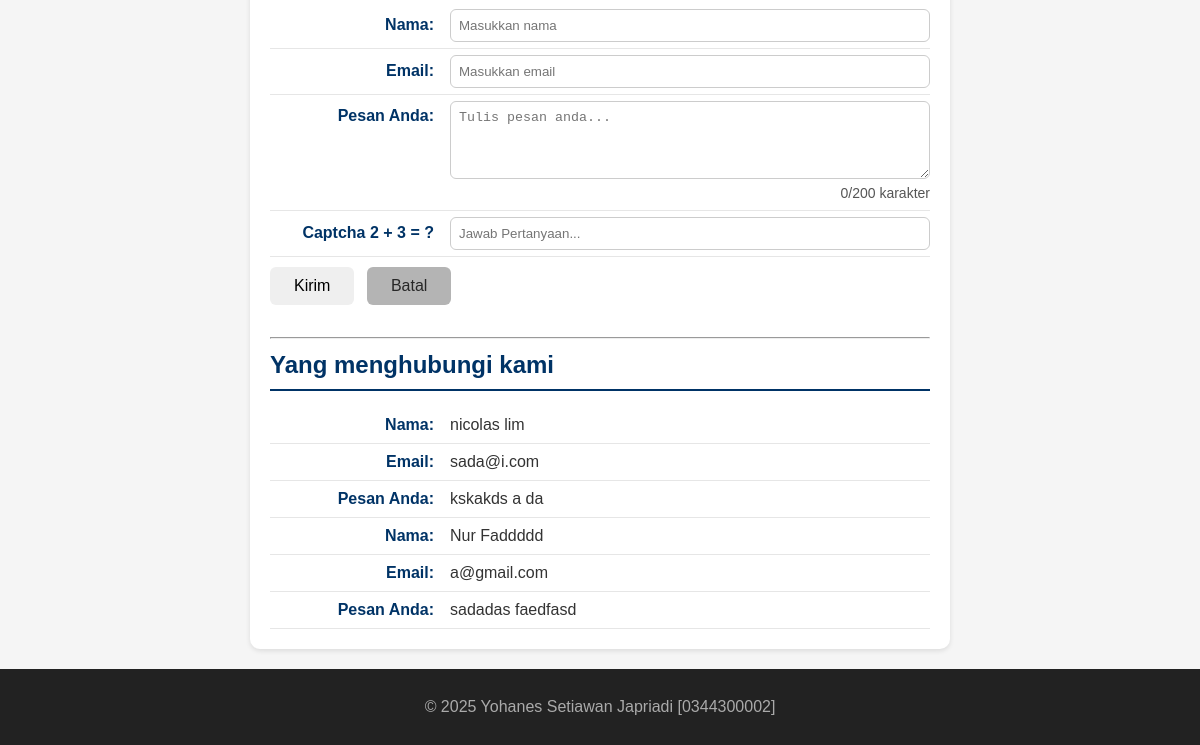
Before: / (lower part) with the older database file.
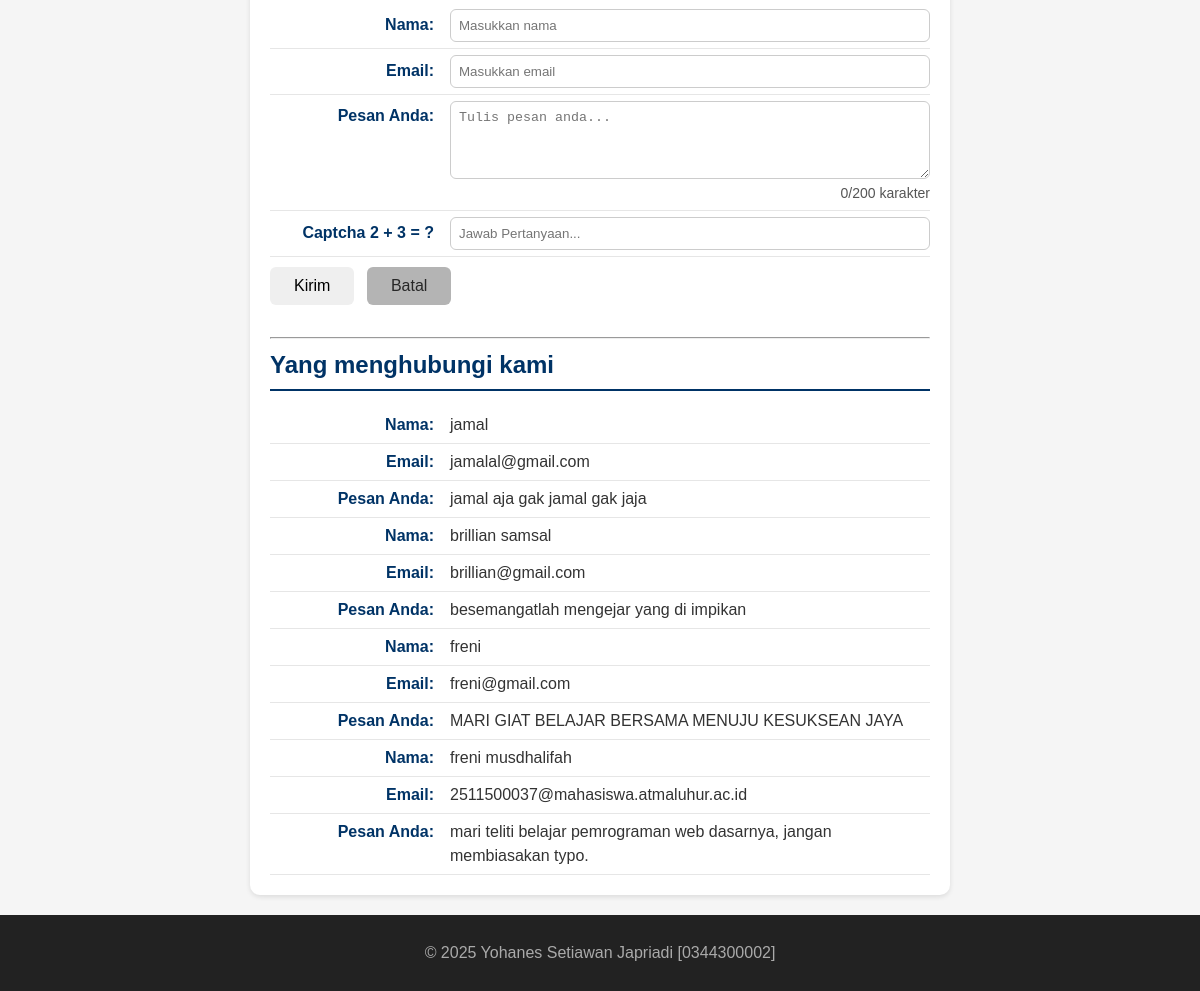
After: the same page with the newer database file.
### tables this page shows
CREATE TABLE `tbl_tamu` (
  `cid` int(11) NOT NULL,
  `cnama` varchar(100) DEFAULT NULL,
  `cemail` varchar(100) DEFAULT NULL,
  `cpesan` text,
  `dcreated_at` datetime NOT NULL DEFAULT CURRENT_TIMESTAMP
);

### fungsi.php (the view, shortened to what this page needs)
<?php
function bersihkan($str)
{
  return htmlspecialchars(trim($str));
}
function tampilkanBiodata($conf, $arr)
{
  $html = "";
  foreach ($conf as $k => $v) {
    $label = $v["label"];
    $nilai = bersihkan($arr[$k] ?? '');
    $suffix = $v["suffix"];
    $html .= "<p><strong>{$label}</strong> {$nilai}{$suffix}</p>";
  }
  return $html;
}

### index.php (shortened to what this page needs)
<?php
require_once __DIR__ . '/fungsi.php';
?>
<!DOCTYPE html>
<html lang="en">
<head>
  <link rel="stylesheet" href="style.css">
</head>
<body>
  <main>
    <?php
    $biodata = $_SESSION["biodata"] ?? [];
    $fieldConfig = [
      "kodepen" => ["label" => "Kode Pengunjung:", "suffix" => ""],
      "nama" => ["label" => "Nama Pengunjung:", "suffix" => " &#128526;"],
      "alamat" => ["label" => "Alamat Rumah:", "suffix" => ""],
      "tanggal" => ["label" => "Tanggal Kunjungan:", "suffix" => ""],
      "hobi" => ["label" => "Hobi:", "suffix" => " &#127926;"],
      "slta" => ["label" => "Asal SLTA:", "suffix" => " &hearts;"],
      "pekerjaan" => ["label" => "Pekerjaan:", "suffix" => " &copy; 2025"],
      "ortu" => ["label" => "Nama Orang Tua:", "suffix" => ""],
      "pacar" => ["label" => "Nama Pacar:", "suffix" => ""],
      "mantan" => ["label" => "Nama Mantan:", "suffix" => ""],
    ];
    ?>
      <?= tampilkanBiodata($fieldConfig, $biodata) ?>
    <?php
    $old          = $_SESSION['old'] ?? [];
    ?>
    <section id="contact">
      <form action="proses.php" method="POST">
        <label for="txtNama"><span>Nama:</span>
          <input type="text" id="txtNama" name="txtNama" placeholder="Masukkan nama"
            required autocomplete="name"
            value="<?= isset($old['nama']) ? htmlspecialchars($old['nama']) : '' ?>">
        </label>
        <label for="txtEmail"><span>Email:</span>
          <input type="email" id="txtEmail" name="txtEmail" placeholder="Masukkan email"
            required autocomplete="email"
            value="<?= isset($old['email']) ? htmlspecialchars($old['email']) : '' ?>">
        </label>
        <label for="txtPesan"><span>Pesan Anda:</span>
          <textarea id="txtPesan" name="txtPesan" rows="4" placeholder="Tulis pesan anda..."
            required><?= isset($old['pesan']) ? htmlspecialchars($old['pesan']) : '' ?></textarea>
          <small id="charCount">0/200 karakter</small>
        </label>
        <label for="txtCaptcha"><span>Captcha 2 + 3 = ?</span>
          <input type="number" id="txtCaptcha" name="txtCaptcha" placeholder="Jawab Pertanyaan..."
            required
            value="<?= isset($old['captcha']) ? htmlspecialchars($old['captcha']) : '' ?>">
        </label>
        <button type=" submit">Kirim</button>
          <button type="reset">Batal</button>
      </form>
      <br>
      <hr>
      <h2>Yang menghubungi kami</h2>
      <?php include 'read_inc.php'; ?>
    </section>
  </main>
  <footer>
    <p>&copy; 2025 Yohanes Setiawan Japriadi [0344300002]</p>
  </footer>
</body>
</html>

### read_inc.php
<?php
require 'koneksi.php';
$fieldContact = [
  "nama" => ["label" => "Nama:", "suffix" => ""],
  "email" => ["label" => "Email:", "suffix" => ""],
  "pesan" => ["label" => "Pesan Anda:", "suffix" => ""]
];
$sql = "SELECT * FROM tbl_tamu ORDER BY cid DESC";
$q = mysqli_query($conn, $sql);
if (!$q) {
  echo "<p>Gagal membaca data tamu: " . htmlspecialchars(mysqli_error($conn)) . "</p>";
} elseif (mysqli_num_rows($q) === 0) {
  echo "<p>Belum ada data tamu yang tersimpan.</p>";
} else {
  while ($row = mysqli_fetch_assoc($q)) {
    $arrContact = [
      "nama"  => $row["cnama"]  ?? "",
      "email" => $row["cemail"] ?? "",
      "pesan" => $row["cpesan"] ?? "",
    ];
    echo tampilkanBiodata($fieldContact, $arrContact);
  }
}
?>

### style.css (style rules this page uses)
* { box-sizing: border-box; }
body { margin: 0; font-family: Arial, sans-serif; background: #f5f5f5; color: #333; line-height: 1.5; }
#home, #about, #contact, #biodata { background-color: #ffffff; border-radius: 10px; padding: 20px; max-width: 700px; margin: 20px auto; box-shadow: 0 2px 5px rgba(0, 0, 0, 0.1); }
#home h2, #about h2, #contact h2, #biodata h2 { color: #003366; border-bottom: 2px solid #003366; padding-bottom: 6px; margin-top: 0; margin-bottom: 16px; }
#about p, #contact p, #contact label, #biodata label { display: flex; justify-content: flex-start; align-items: baseline; margin: 0; padding: 6px 0; border-bottom: 1px solid #e6e6e6; }
#about strong, #contact strong, #contact label>span, #biodata label>span { min-width: 180px; color: #003366; font-weight: 600; text-align: right; padding-right: 16px; flex-shrink: 0; }
#contact input, #contact textarea, #biodata input { flex: 1; border: 1px solid #ccc; border-radius: 6px; padding: 8px; color: #000; font-weight: normal; margin: 0; box-sizing: border-box; }
#contact button, #biodata button { margin-top: 10px; display: inline-block; padding: 10px 24px; font-size: 16px; border-radius: 6px; cursor: pointer; border: none; transition: all 0.3s ease; margin-right: 8px; }
#contact button[type="reset"], #biodata button[type="reset"] { background-color: #b4b4b4; color: #272727; font-weight: 500; }
footer { background: #222; color: #aaa; text-align: center; padding: 10px; }

Changed rows visible on the page:
removed tbl_tamu: label "Nama:", cnama "nicolas lim", label "Email:", cemail "sada@i.com", label "Pesan Anda:", cpesan "kskakds a da"
removed tbl_tamu: label "Nama:", cnama "Nur Faddddd", label "Email:", cemail "a@gmail.com", label "Pesan Anda:", cpesan "sadadas faedfasd"
added tbl_tamu: label "Nama:", cnama "jamal", label "Email:", cemail "jamalal@gmail.com", label "Pesan Anda:", cpesan "jamal aja gak jamal gak jaja"
added tbl_tamu: label "Nama:", cnama "brillian samsal", label "Email:", cemail "brillian@gmail.com", label "Pesan Anda:", cpesan "besemangatlah mengejar yang di impikan"
added tbl_tamu: label "Nama:", cnama "freni", label "Email:", cemail "freni@gmail.com", label "Pesan Anda:", cpesan "MARI GIAT BELAJAR BERSAMA MENUJU KESUKSEAN JAYA"
added tbl_tamu: label "Nama:", cnama "freni musdhalifah", label "Email:", cemail "2511500037@mahasiswa.atmaluhur.ac.id", label "Pesan Anda:", cpesan "mari teliti belajar pemrograman web dasarnya, jangan membiasakan typo."
